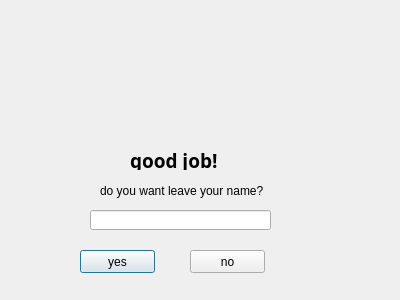
<?xml version="1.0" encoding="UTF-8"?>
<ui version="4.0">
 <class>askName</class>
 <widget class="QDialog" name="askName">
  <property name="geometry">
   <rect>
    <x>0</x>
    <y>0</y>
    <width>400</width>
    <height>300</height>
   </rect>
  </property>
  <property name="windowTitle">
   <string>Dialog</string>
  </property>
  <widget class="QLabel" name="lblname">
   <property name="geometry">
    <rect>
     <x>100</x>
     <y>180</y>
     <width>191</width>
     <height>21</height>
    </rect>
   </property>
   <property name="text">
    <string>do you want leave your name?</string>
   </property>
  </widget>
  <widget class="QPushButton" name="btnYes">
   <property name="geometry">
    <rect>
     <x>80</x>
     <y>250</y>
     <width>75</width>
     <height>23</height>
    </rect>
   </property>
   <property name="text">
    <string>yes</string>
   </property>
  </widget>
  <widget class="QLineEdit" name="nameInput">
   <property name="geometry">
    <rect>
     <x>90</x>
     <y>210</y>
     <width>181</width>
     <height>20</height>
    </rect>
   </property>
  </widget>
  <widget class="QPushButton" name="btnNo">
   <property name="geometry">
    <rect>
     <x>190</x>
     <y>250</y>
     <width>75</width>
     <height>23</height>
    </rect>
   </property>
   <property name="text">
    <string>no</string>
   </property>
  </widget>
  <widget class="QLabel" name="lblfire">
   <property name="geometry">
    <rect>
     <x>40</x>
     <y>20</y>
     <width>291</width>
     <height>111</height>
    </rect>
   </property>
   <property name="text">
    <string/>
   </property>
  </widget>
  <widget class="QLabel" name="label">
   <property name="geometry">
    <rect>
     <x>130</x>
     <y>150</y>
     <width>161</width>
     <height>20</height>
    </rect>
   </property>
   <property name="font">
    <font>
     <family>ADMUI3Lg</family>
     <pointsize>14</pointsize>
     <weight>75</weight>
     <bold>true</bold>
    </font>
   </property>
   <property name="text">
    <string>good job!</string>
   </property>
  </widget>
 </widget>
 <resources/>
 <connections/>
</ui>
